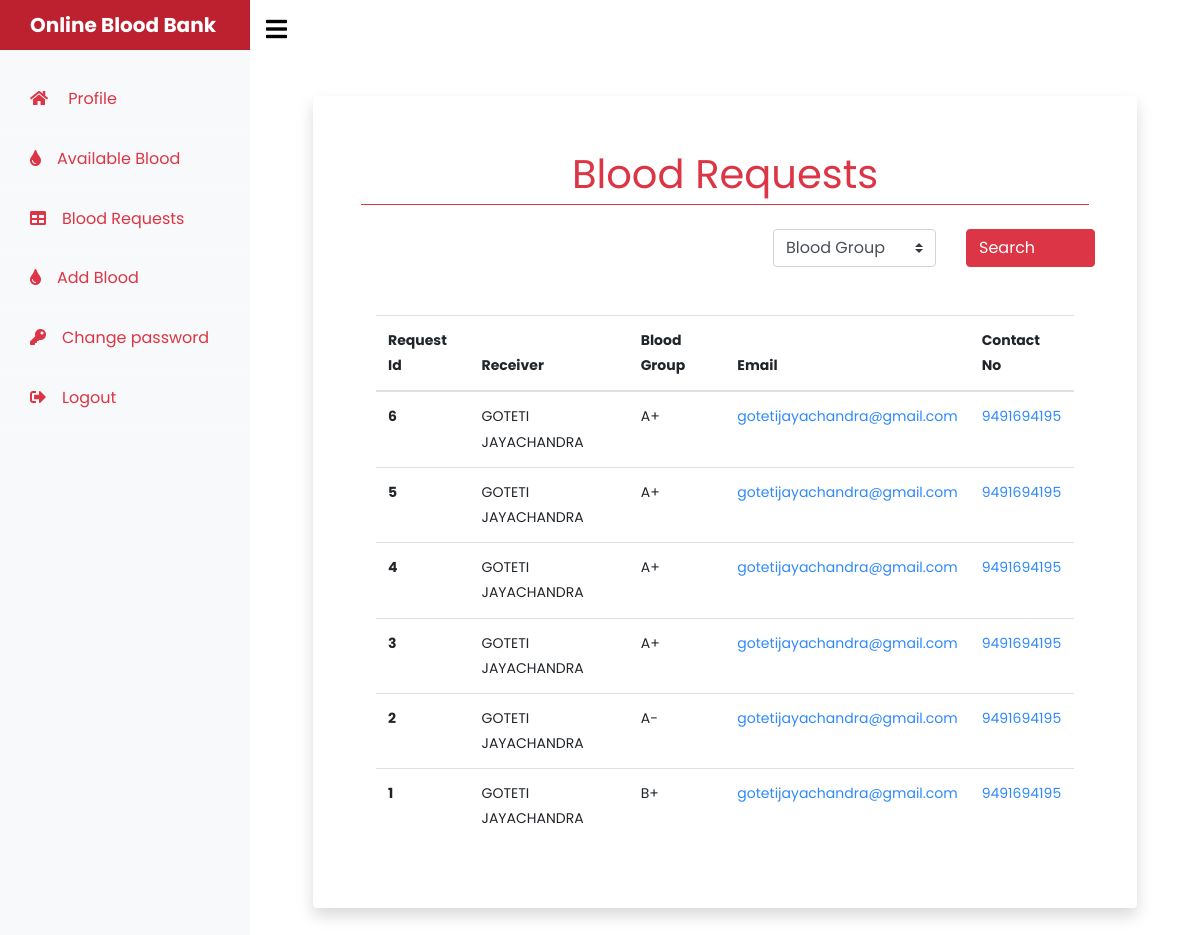
The page /Hospital/bloodRequests.php (signed in) on the database its author committed.
### tables this page shows
CREATE TABLE `request` (
  `sno` int(11) NOT NULL,
  `hospital` int(11) NOT NULL,
  `receiver` int(11) NOT NULL,
  `bloodGroup` varchar(4) NOT NULL,
  `datm` timestamp NOT NULL DEFAULT current_timestamp()
);

CREATE TABLE `receivers` (
  `sno` int(11) NOT NULL,
  `name` varchar(225) NOT NULL,
  `email` varchar(100) NOT NULL,
  `contactNo` varchar(12) NOT NULL,
  `address` longtext NOT NULL,
  `bloodType` varchar(3) NOT NULL,
  `password` varchar(225) NOT NULL,
  `datm` timestamp NOT NULL DEFAULT current_timestamp()
);

### Hospital/bloodRequests.php (the view, shortened to what this page needs)
<?PHP
include './../includes/databaseConnection.php';
$HospitalLogin = $_SESSION['HospitalLogin'];
?>
<!doctype html>
<html lang="en">
<head>
	<link rel="stylesheet" href="https://cdnjs.cloudflare.com/ajax/libs/font-awesome/5.15.3/css/all.min.css" />
	<link rel="stylesheet" href="./../assets/css/style.css">
</head>
	<body>
		<div class="wrapper d-flex align-items-stretch">
            <?PHP include './includes/header.php';?>
			<div id="content" class="p-4 p-md-5 pt-5">
				<div class="container " >
					<div class="container overflow-hidden mt-5 p-5 bg-white rounded text-white shadow rounded bg-body">
						<div class="row justify-content-md-center">
							<div class="col col-lg- text-center text-danger mb-3 ">
								<div class="head  mt-0 pl-0 ">
									<h3 class="h1 text-danger fw-bold border-bottom border-danger">Blood Requests</h3>
								</div>
							</div>
						</div>
						<div class="row justify-content-md-center mb-5">
							<div class="col col-lg-12">
								<div class="container">
									<form method="post" action="<?php echo $_SERVER['PHP_SELF']; ?>">
										<div class="row float-right ">
											<div class="col-sm-7">
												<select name="bloodGroup" class="custom-select" aria-label="Default select example">
													<option selected value="">Blood Group</option>
												</select>
											</div>
											<div class="col-sm-2">
												<input name="SearchBlood" type="submit" class="btn btn-danger" value="Search           " /> </div>
										</div>
									</form>
								</div>
							</div>
						</div>
						<div class="col col-lg-12">
							<div class="table-responsive">
								<table class="table">
									<thead>
										<tr class="p-2">
											<th scope="col">Request Id</th>
											<th scope="col">Receiver</th>
											<th scope="col">Blood Group</th>
											<th scope="col">Email</th>
											<th scope="col">Contact No</th>
										</tr>
									</thead>
									<tbody>
									<?PHP
										$myRequestsQuery = "SELECT * FROM `request` WHERE `hospital`= '$HospitalLogin' ";
										$myRequestsQuery .= " ORDER BY `sno` DESC";
										$myRequests  = mysqli_query($connect,$myRequestsQuery);
										if ($myRequestsRow = mysqli_num_rows($myRequests) != 0) {
											while ($myRequestsRow = mysqli_fetch_array($myRequests)) {
												$Receiver = $myRequestsRow['receiver'];
												$SelectReceiver = mysqli_query($connect,"SELECT * FROM `receivers` WHERE  `sno` = '$Receiver'");
												$SelectReceiverRow = mysqli_fetch_array($SelectReceiver)
												?>
												<tr class="p-2">
													<th scope="row"><?PHP echo $myRequestsRow['sno'];?></th>
													<td><?PHP echo $SelectReceiverRow['name'];?></td>
													<td><?PHP echo $myRequestsRow['bloodGroup'];?></td>
													<td><a href='mailto:<?PHP echo $SelectReceiverRow['email'];?>'><?PHP echo $SelectReceiverRow['email'];?></a> </td>
													<td><a href='tel:<?PHP echo $SelectReceiverRow['contactNo'];?>'><?PHP echo $SelectReceiverRow['contactNo'];?></a></td>
												</tr>
										<?PHP } } ?>
									</tbody>
								</table>
							</div>
						</div>
					</div>
				</div>
			</div>
		</div>
	</body>
</html>

### rows shown on the page
request: sno "6", receivers.name "GOTETI JAYACHANDRA", bloodGroup "A+", receivers.email "gotetijayachandra@gmail.com", receivers.contactNo "9491694195"
request: sno "5", receivers.name "GOTETI JAYACHANDRA", bloodGroup "A+", receivers.email "gotetijayachandra@gmail.com", receivers.contactNo "9491694195"
request: sno "4", receivers.name "GOTETI JAYACHANDRA", bloodGroup "A+", receivers.email "gotetijayachandra@gmail.com", receivers.contactNo "9491694195"
request: sno "3", receivers.name "GOTETI JAYACHANDRA", bloodGroup "A+", receivers.email "gotetijayachandra@gmail.com", receivers.contactNo "9491694195"
request: sno "2", receivers.name "GOTETI JAYACHANDRA", bloodGroup "A-", receivers.email "gotetijayachandra@gmail.com", receivers.contactNo "9491694195"
request: sno "1", receivers.name "GOTETI JAYACHANDRA", bloodGroup "B+", receivers.email "gotetijayachandra@gmail.com", receivers.contactNo "9491694195"
